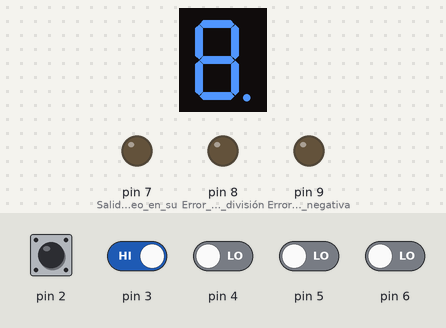
Bench run of a sketch on a simulated Arduino Uno, built with avr-gcc and run on an emulated ATmega328P. Shown: 1-digit seven-segment display, output pins drawn as LEDs (lit = HIGH). Wiring (inferred from the names in the program): 1-digit 7-segment display, segments lit when LOW: segments pin 10, pin 11, pin 12, pin 13, A0, A1, A2, A3. The test bench sets the inputs (shaded band); at power-on: pin 2, pin 3 HIGH, pin 4–6 LOW. The segment pins are drawn as the display they are named for; pins used as bus, display or sensor lines are not drawn.

Above: at 1.2 s.
1.3 s: pin 3 driven LOW
At 2.1 s:
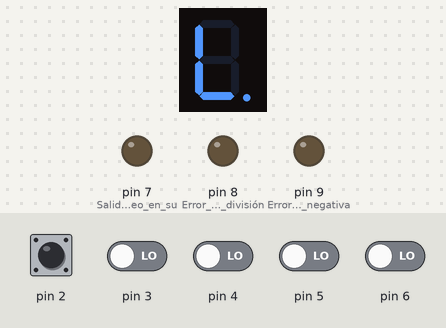
5.8 s: pin 6 driven HIGH
At 6.8 s:
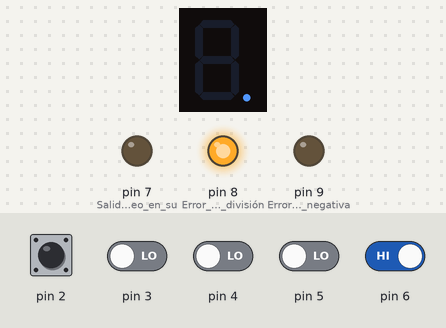
7.3 s: pin 4 driven HIGH
At 8.5 s:
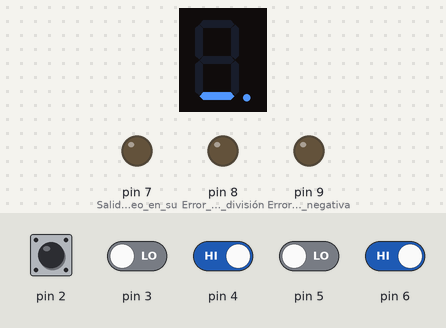
8.8 s: pin 5 driven HIGH
At 10.2 s:
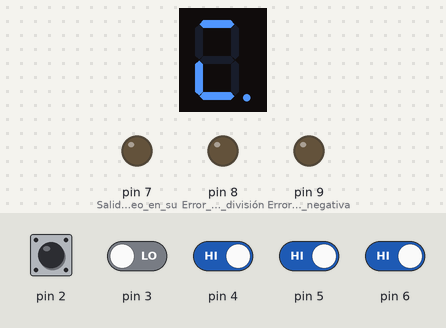
Timing chart, 0 to 11.3 s (numbered marks = the images above; inputs shaded):
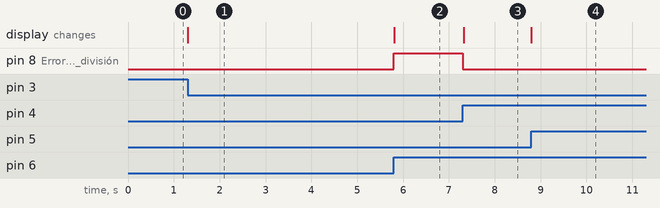

Measured:
- after the input at 1.3 s, the display: changes at once (image 1)
- after the input at 5.8 s, pin 8 (Error_en_división): LOW → HIGH at once; the display: changes at once (image 2)
- after the input at 7.3 s, pin 8 (Error_en_división): HIGH → LOW at once
- after the input at 8.8 s, the display: changes at once (image 4)

The sketch:

MGAH_P2_ALU.ino
```cpp
// Configuración de pines del display de 7 segmentos
const int segmentA = 10;
const int segmentB = 11;
const int segmentC = 12;
const int segmentD = 13;
const int segmentE = A0; // Pines analógicos para segmentos adicionales
const int segmentF = A1;
const int segmentG = A2;
const int segmentDP = A3;

void setup() {
  // Configuración de entradas para los botones
  pinMode(2, INPUT);
  pinMode(3, INPUT);
  pinMode(4, INPUT);

  // Entradas de bus de control
  pinMode(5, INPUT);
  pinMode(6, INPUT);

  // Configuración de salidas para el display y LEDs
  pinMode(segmentA, OUTPUT);
  pinMode(segmentB, OUTPUT);
  pinMode(segmentC, OUTPUT);
  pinMode(segmentD, OUTPUT);
  pinMode(segmentE, OUTPUT);
  pinMode(segmentF, OUTPUT);
  pinMode(segmentG, OUTPUT);
  pinMode(segmentDP, OUTPUT);

  pinMode(7, OUTPUT);  // Salida para acarreo en suma
  pinMode(8, OUTPUT);  // Error en división
  pinMode(9, OUTPUT);  // Error en resta negativa
  pinMode(13, OUTPUT); // Resultado de operaciones
}

// Función para controlar los segmentos del display
void mostrarNumero(int numero) {
  // Apaga todos los segmentos
  digitalWrite(segmentA, LOW);
  digitalWrite(segmentB, LOW);
  digitalWrite(segmentC, LOW);
  digitalWrite(segmentD, LOW);
  digitalWrite(segmentE, LOW);
  digitalWrite(segmentF, LOW);
  digitalWrite(segmentG, LOW);
  digitalWrite(segmentDP, LOW);

  // Control de segmentos para mostrar el número deseado
  switch (numero) {
    case 0:
      digitalWrite(segmentA, HIGH);
      digitalWrite(segmentB, HIGH);
      digitalWrite(segmentC, HIGH);
      digitalWrite(segmentD, HIGH);
      digitalWrite(segmentE, HIGH);
      digitalWrite(segmentF, HIGH);
      break;
    case 1:
      digitalWrite(segmentB, HIGH);
      digitalWrite(segmentC, HIGH);
      break;
    case 2:
      digitalWrite(segmentA, HIGH);
      digitalWrite(segmentB, HIGH);
      digitalWrite(segmentD, HIGH);
      digitalWrite(segmentE, HIGH);
      digitalWrite(segmentG, HIGH);
      break;
    case 3:
      digitalWrite(segmentA, HIGH);
      digitalWrite(segmentB, HIGH);
      digitalWrite(segmentC, HIGH);
      digitalWrite(segmentD, HIGH);
      digitalWrite(segmentG, HIGH);
      break;
    case 4:
      digitalWrite(segmentB, HIGH);
      digitalWrite(segmentC, HIGH);
      digitalWrite(segmentF, HIGH);
      digitalWrite(segmentG, HIGH);
      break;
    case 5:
      digitalWrite(segmentA, HIGH);
      digitalWrite(segmentC, HIGH);
      digitalWrite(segmentD, HIGH);
      digitalWrite(segmentF, HIGH);
      digitalWrite(segmentG, HIGH);
      break;
    case 6:
      digitalWrite(segmentA, HIGH);
      digitalWrite(segmentC, HIGH);
      digitalWrite(segmentD, HIGH);
      digitalWrite(segmentE, HIGH);
      digitalWrite(segmentF, HIGH);
      digitalWrite(segmentG, HIGH);
      break;
    case 7:
      digitalWrite(segmentA, HIGH);
      digitalWrite(segmentB, HIGH);
      digitalWrite(segmentC, HIGH);
      break;
    case 8:
      digitalWrite(segmentA, HIGH);
      digitalWrite(segmentB, HIGH);
      digitalWrite(segmentC, HIGH);
      digitalWrite(segmentD, HIGH);
      digitalWrite(segmentE, HIGH);
      digitalWrite(segmentF, HIGH);
      digitalWrite(segmentG, HIGH);
      break;
    case 9:
      digitalWrite(segmentA, HIGH);
      digitalWrite(segmentB, HIGH);
      digitalWrite(segmentC, HIGH);
      digitalWrite(segmentD, HIGH);
      digitalWrite(segmentF, HIGH);
      digitalWrite(segmentG, HIGH);
      break;
  }
}

void loop() {
  // Operación de suma (muestra 0)
  if ((!digitalRead(2) && !digitalRead(3) && digitalRead(4)) && (digitalRead(5) ^ digitalRead(6))) {
    mostrarNumero(0); // Muestra el número 0 para suma en display
    digitalWrite(13, HIGH);
  } else {
    digitalWrite(13, LOW);
  }

  // Operación de resta (muestra 1)
  if ((!digitalRead(2) && digitalRead(3) && !digitalRead(4)) && (digitalRead(5) ^ digitalRead(6))) {
    mostrarNumero(1); // Muestra el número 1 para resta en display
    digitalWrite(13, HIGH);
  } else {
    digitalWrite(13, LOW);
  }

  // Operación de multiplicación (muestra 2)
  if ((!digitalRead(2) && digitalRead(3) && digitalRead(4)) && (digitalRead(5) && digitalRead(6))) {
    mostrarNumero(2); // Muestra el número 2 para multiplicación en display
    digitalWrite(13, HIGH);
  } else {
    digitalWrite(13, LOW);
  }

  // Operación de división (muestra 3)
  if ((digitalRead(2) && !digitalRead(3) && !digitalRead(4)) && (!digitalRead(5) ^ digitalRead(6))) {
    mostrarNumero(3); // Muestra el número 3 para división en display
    digitalWrite(13, HIGH);
  } else {
    digitalWrite(13, LOW);
  }

  // Operación AND (muestra 4)
  if ((digitalRead(2) && !digitalRead(3) && digitalRead(4)) && (digitalRead(5) && digitalRead(6))) {
    mostrarNumero(4); // Muestra el número 4 para AND en display
    digitalWrite(13, HIGH);
  } else {
    digitalWrite(13, LOW);
  }

  // Operación OR (muestra 5)
  if ((digitalRead(2) && digitalRead(3) && !digitalRead(4)) && (digitalRead(5) || digitalRead(6))) {
    mostrarNumero(5); // Muestra el número 5 para OR en display
    digitalWrite(13, HIGH);
  } else {
    digitalWrite(13, LOW);
  }

  // Operación XOR (muestra 6)
  if ((digitalRead(2) && digitalRead(3) && digitalRead(4)) && (digitalRead(5) ^ digitalRead(6))) {
    mostrarNumero(6); // Muestra el número 6 para XOR en display
    digitalWrite(13, HIGH);
  } else {
    digitalWrite(13, LOW);
  }

  // Error en división (muestra 8 en el display y enciende LED en pin 8)
  if ((digitalRead(2) && !digitalRead(3) && !digitalRead(4)) && (!digitalRead(5) && digitalRead(6))) {
    mostrarNumero(8); // Muestra el número 8 para error en display
    digitalWrite(8, HIGH); // Error de división
  } else {
    digitalWrite(8, LOW);
  }

  // Error en resta negativa (muestra 9 en el display y enciende LED en pin 9)
  if ((!digitalRead(2) && digitalRead(3) && !digitalRead(4)) && (digitalRead(5) && !digitalRead(6))) {
    mostrarNumero(9); // Muestra el número 9 para error en display
    digitalWrite(9, HIGH); // Error en resta negativa
  } else {
    digitalWrite(9, LOW);
  }
}
```
